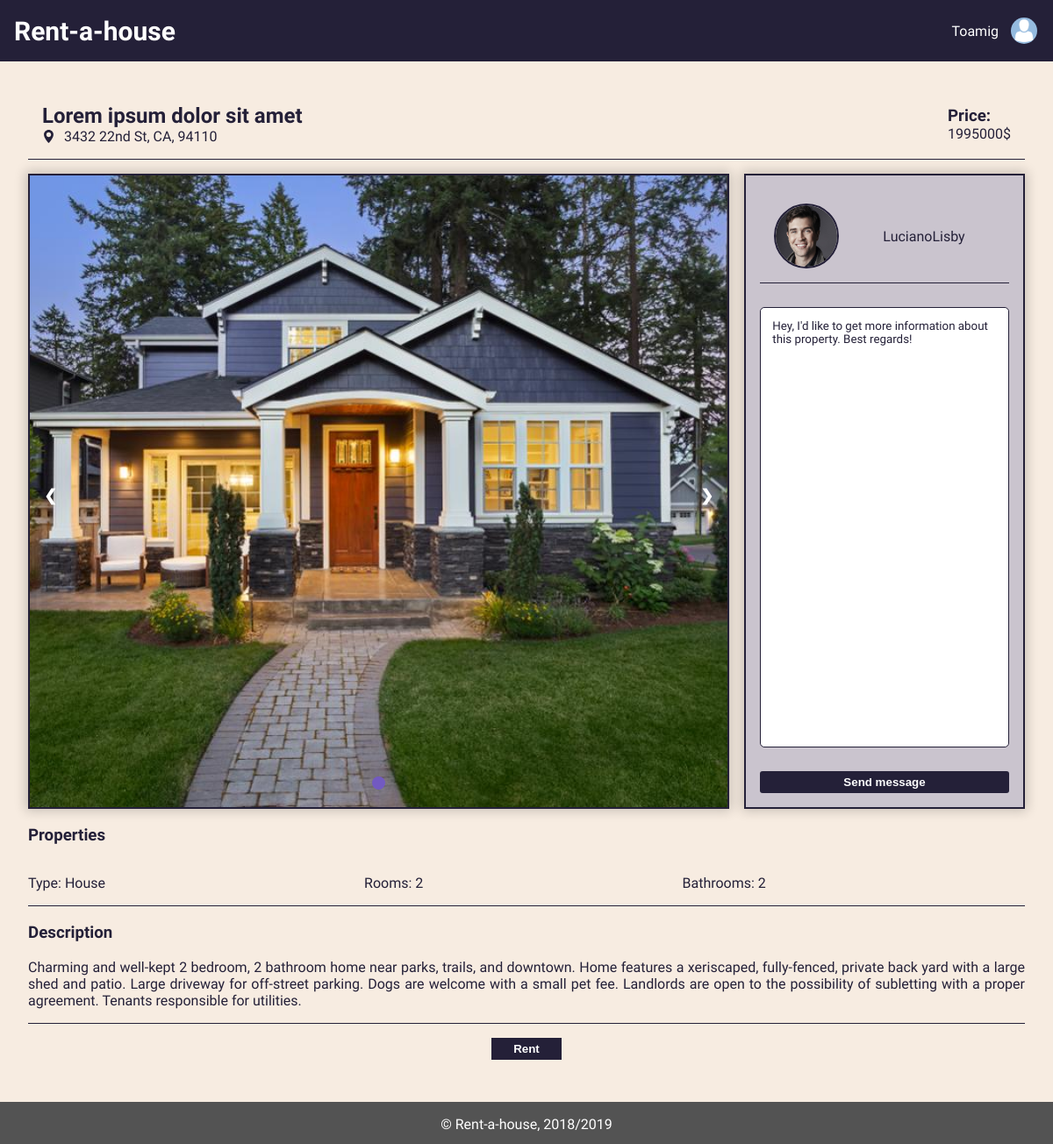
Screenshot of /pages/house.php?id=1 (signed in) with the database file from the repository.
### tables this page shows
CREATE TABLE house (
  id INTEGER PRIMARY KEY AUTOINCREMENT,
  type VARCHAR,
  room INTEGER,
  bathroom INTEGER,
  price DOUBLE,
  published DATE,
  address VARCHAR, 
  location VARCHAR,
  state VARCHAR,
  postCode VARCHAR,  
  description VARCHAR,
  title VARCHAR,
  owner VARCHAR REFERENCES user
);

CREATE TABLE houseimages (
  id INTEGER PRIMARY KEY AUTOINCREMENT,
  houseID integer REFERENCES house,
  image VARCHAR
);

CREATE TABLE user (
  username VARCHAR PRIMARY KEY,
  email VARCHAR UNIQUE,
  password VARCHAR,
  name VARCHAR,
  phoneNumber VARCHAR UNIQUE,
  image VARCHAR
);

### database/db_utils.php (called while the page is built, shortened)
<?php
    include_once('connection.php');
    function getUserUsername($username){
        global $db;
        $stmt = $db->prepare("SELECT * FROM user WHERE username='".$username."'");
        $stmt->execute();
        $aux = $stmt->fetch();
        return $aux;
    }
    function getHouse($id){
        global $db;
        $stmt = $db->prepare("SELECT * FROM house WHERE id='".$id."'");
        $stmt->execute();
        $aux = $stmt->fetch();
        return $aux;
    }
    function getHouseImages($houseID){
        global $db;
        $stmt = $db->prepare("SELECT * FROM houseimages  WHERE houseID = '".$houseID."'");
        $stmt->execute();
        $aux = $stmt->fetchAll();
        return $aux;
    }
?>

### pages/house.php (the view, shortened to what this page needs)
<?php
    include_once('../templates/templates.php');
    include_once('../database/db_utils.php');
    drawHeader();
    if(isset($_GET['id'])){
        $id = $_GET['id'];
        $house = getHouse($id);
        $owner = getUserUsername($house['owner']);
        $images = getHouseImages($id);
        if($house){
?>
        <article class="house-body">
            <div id="house-header">
                <div id="house-title">
                    <h2><?=$house["title"]?></h2>
                    <div id="house-location">
                        <p><?=$house["address"].", ".$house["state"].", ".$house["postCode"]?></p>
                    </div>
                </div>
                <div id="house-value">
                    <h3>Price:</h3>
                    <p><?=$house["price"]?>$</p>
                </div>
            </div>
            <section id="house-image-contact">
                <div class="slideshow-container">
                    <?php for($i = 0; $i < count($images); $i++) { ?>
                        <div class="mySlides fade">
                            <img class="slide-image" src="../images/houses/<?=$images[$i]['image']?>">
                        </div>
                    <?php } ?>
                    <a class="prev" onclick="plusSlides(-1)">&#10094;</a>
                    <a class="next" onclick="plusSlides(1)">&#10095;</a>
                    <div class="dots-container">
                        <?php for($i = 1; $i <= count($images); $i++) { ?>
                            <span class="dot" onclick="currentSlide(<?=$i?>)"></span>
                        <?php } ?>
                    </div>
                </div>
                <div id="house-contact-owner">
                    <div id="owner-info">
                        <img src="../images/users/<?=$owner['image']?>" alt="OwnerImg">
                        <a><?=$owner['username']?></a>
                    </div>
                    <form method="post" onsubmit="sendMessage()">
                        <textarea id="msg" name="msg" cols="auto" rows="auto" value="Hey, I'd like to get more information about this property. Best regards!">Hey, I'd like to get more information about this property. Best regards!</textarea>
                        <input type="submit" name="send-message" value="Send message">
                    </form>
                </div>
            </section>
            <div id="house-info">
                <div id="house-properties-wrapper">
                    <h3>Properties</h3>
                    <div id="house-properties">
                        <p>Type: <?=$house["type"]?></p>
                        <p>Rooms: <?=$house["room"]?></p>
                        <p>Bathrooms: <?=$house["bathroom"]?></p>
                    </div>
                </div>
                <div id="house-description">
                    <h3>Description</h3>
                    <p><?=$house["description"]?></p>
                </div>
            </div>
            <?php if(isset($_SESSION['username']) && $_SESSION['username'] == $owner['username']){ ?>
            <form action="../actions/deletehouse_action.php" method="post">
                <input type="hidden" name="id" value="<?=$house['id']?>">
                <input class="delete-btn" type="submit" name="submit-delete" value="Delete House">
            </form>
            <?php } else { ?>
            <form action="rental.php">
                <input class="utils-btn" type="submit" value="Rent">
            </form>
            <?php } ?>
        </article>
<?php
        drawFooter();
        }
        else{
            header('Location: home.php');
        }
    }
    else{
        header('Location: home.php');
    }
?>

### templates/templates.php (shortened to what this page needs)
<?php
    function drawHeader(){
?>
    <!DOCTYPE html>
    <html lang="en-US">
        <head>
            <link href="../css/style.css" rel="stylesheet">
            <link href="../css/responsive.css" rel="stylesheet">
        </head>
        <body>
            <header>
                <div id="title">
                    <h1><a href="../pages/home.php">Rent-a-house</a></h1>
                </div>
                <div id="spacer">
                </div>
                <?php if (isset($_SESSION['username'])){ ?>
                    <div id="taskbar">
                        <a href="../pages/account.php"><?php echo $_SESSION['username'];?></a>
                        <img src="../images/users/<?=$_SESSION['image'] ?>">
                    </div>
                <?php } ?>
            </header>
<?php } ?>
<?php
    function drawFooter(){
?>
        <footer>
            <p>&copy; Rent-a-house, 2018/2019</p>
        </footer>
    </body>
</html>
<?php
}?>

### rows the page displays
house: title "Lorem ipsum dolor sit amet", address "3432 22nd St", state "CA", postCode "94110", price "1995000", type "House", room "2", bathroom "2", description "Charming and well-kept 2 bedroom, 2 bathroom home near parks, trails, and downtown. Home features a xeriscaped, fully-fenced, private back yard with a large shed and patio. Large driveway for off-street parking. Dogs are welcome with a small pet fee. Landlords are open to the possibility of subletting with a proper agreement. Tenants responsible for utilities."
houseimages: image (picture)
user: image (picture), username "LucianoLisby"

### other values shown
$_SESSION['username'] "Toamig"
